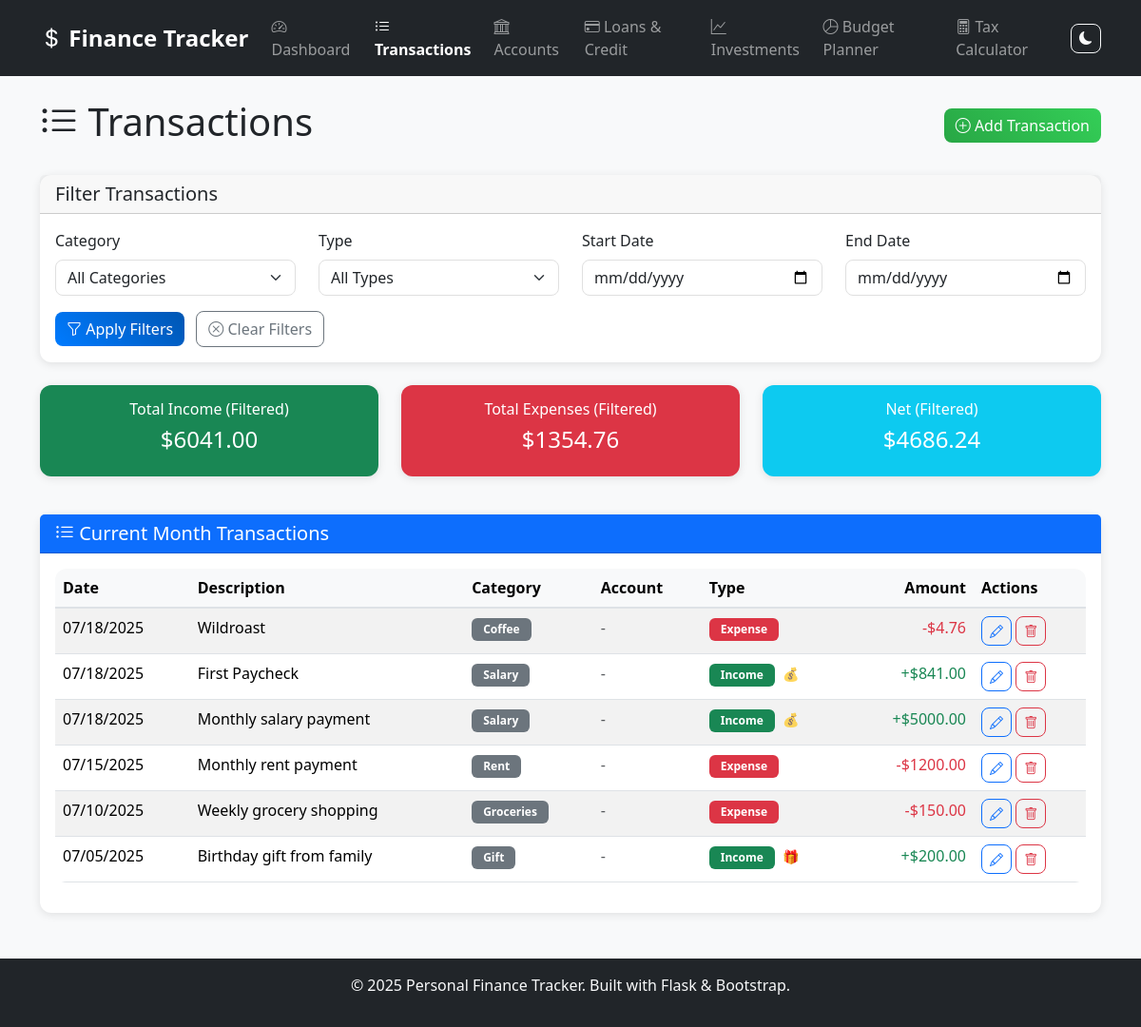
Page /transactions on the committed database.
### models/transaction.py (models this page shows, shortened)
class Transaction(db.Model):
    id = db.Column(db.Integer, primary_key=True)
    amount = db.Column(db.Float, nullable=False)
    date = db.Column(db.Date, nullable=False, default=datetime.utcnow().date())
    category = db.Column(db.String(100), nullable=False)
    description = db.Column(db.Text)
    transaction_type = db.Column(db.String(20), nullable=False)  # 'income' or 'expense'
    is_taxable = db.Column(db.Boolean, nullable=False, default=True)  # Whether income is taxable (gifts, refunds, etc. are not)
    account_id = db.Column(db.Integer, db.ForeignKey('account.id'), nullable=True)  # Made nullable for existing data
    created_at = db.Column(db.DateTime, default=datetime.utcnow)

### app.py (the view, shortened to what this page needs)
@app.route('/transactions')
def transactions():
    category_filter = request.args.get('category', '')
    type_filter = request.args.get('type', '')
    start_date = request.args.get('start_date', '')
    end_date = request.args.get('end_date', '')
    from datetime import datetime, timedelta
    from sqlalchemy import extract, func
    today = datetime.now()
    current_month_start = today.replace(day=1).date()
    next_month = (today.replace(day=1) + timedelta(days=32)).replace(day=1)
    current_month_end = (next_month - timedelta(days=1)).date()
    if start_date or end_date:
        recent_query = Transaction.query
        if start_date:
            filter_start = datetime.strptime(start_date, '%Y-%m-%d').date()
            recent_query = recent_query.filter(Transaction.date >= filter_start)
        if end_date:
            filter_end = datetime.strptime(end_date, '%Y-%m-%d').date()
            recent_query = recent_query.filter(Transaction.date <= filter_end)
        if not start_date and end_date:
            pass
        elif start_date and not end_date:
            pass
    else:
        recent_query = Transaction.query.filter(
            Transaction.date >= current_month_start,
            Transaction.date <= current_month_end
        )
    if category_filter:
        recent_query = recent_query.filter(Transaction.category.ilike(f'%{category_filter}%'))
    if type_filter:
        recent_query = recent_query.filter(Transaction.transaction_type == type_filter)
    recent_transactions = recent_query.order_by(Transaction.date.desc()).all()
    past_transactions_by_month = []
    selected_year = request.args.get('year', type=int)
    selected_month = request.args.get('month', type=int)
    selected_transactions = []
    categories = db.session.query(Transaction.category).distinct().all()
    categories = [cat[0] for cat in categories if cat[0]]
    accounts = Account.query.filter_by(is_active=True).order_by(Account.name).all()
    month_names = [
        'January', 'February', 'March', 'April', 'May', 'June',
        'July', 'August', 'September', 'October', 'November', 'December'
    ]
    return render_template('transactions.html',
                         transactions=recent_transactions,  # Current month recent transactions
                         past_transactions_by_month=past_transactions_by_month,
                         selected_transactions=selected_transactions,
                         selected_year=selected_year,
                         selected_month=selected_month,
                         month_names=month_names,
                         categories=categories,
                         accounts=accounts,
                         current_filters={
                             'category': category_filter,
                             'type': type_filter,
                             'start_date': start_date,
                             'end_date': end_date
                         },
                         date=date)

### templates/transactions.html (shortened to what this page needs)
{% extends "base.html" %}
{% block content %}
<div class="row">
    <div class="col-12">
        <div class="d-flex justify-content-between align-items-center mb-4">
            <h1><i class="bi bi-list-ul"></i> Transactions</h1>
            <button class="btn btn-success" data-bs-toggle="modal" data-bs-target="#addTransactionModal">
                <i class="bi bi-plus-circle"></i> Add Transaction
            </button>
        </div>
    </div>
</div>
<div class="row mb-4">
    <div class="col-12">
        <div class="card">
            <div class="card-header">
                <h5 class="card-title mb-0">Filter Transactions</h5>
            </div>
            <div class="card-body">
                <form method="GET" action="{{ url_for('transactions') }}">
                    <div class="row">
                        <div class="col-md-3 mb-3">
                            <label class="form-label">Category</label>
                            <select class="form-select" name="category">
                                <option value="">All Categories</option>
                            </select>
                        </div>
                        <div class="col-md-3 mb-3">
                            <label class="form-label">Type</label>
                            <select class="form-select" name="type">
                                <option value="">All Types</option>
                            </select>
                        </div>
                        <div class="col-md-3 mb-3">
                            <label class="form-label">Start Date</label>
                            <input type="date" class="form-control" name="start_date" value="{{ current_filters.start_date }}">
                        </div>
                        <div class="col-md-3 mb-3">
                            <label class="form-label">End Date</label>
                            <input type="date" class="form-control" name="end_date" value="{{ current_filters.end_date }}">
                        </div>
                    </div>
                    <div class="row">
                        <div class="col-12">
                            <button type="submit" class="btn btn-primary me-2">
                                <i class="bi bi-funnel"></i> Apply Filters
                            </button>
                            <a href="{{ url_for('transactions') }}" class="btn btn-outline-secondary">
                                <i class="bi bi-x-circle"></i> Clear Filters
                            </a>
                        </div>
                    </div>
                </form>
            </div>
        </div>
    </div>
</div>
{% if transactions %}
<div class="row mb-4">
    <div class="col-md-4 mb-3">
        <div class="card bg-success text-white">
            <div class="card-body text-center">
                <h6>Total Income (Filtered)</h6>
                <h4>${{ "%.2f"|format(transactions|selectattr('transaction_type', 'equalto', 'income')|map(attribute='amount')|sum) }}</h4>
            </div>
        </div>
    </div>
    <div class="col-md-4 mb-3">
        <div class="card bg-danger text-white">
            <div class="card-body text-center">
                <h6>Total Expenses (Filtered)</h6>
                <h4>${{ "%.2f"|format(transactions|selectattr('transaction_type', 'equalto', 'expense')|map(attribute='amount')|sum) }}</h4>
            </div>
        </div>
    </div>
    <div class="col-md-4 mb-3">
        <div class="card bg-info text-white">
            <div class="card-body text-center">
                <h6>Net (Filtered)</h6>
                <h4>${{ "%.2f"|format(transactions|selectattr('transaction_type', 'equalto', 'income')|map(attribute='amount')|sum - transactions|selectattr('transaction_type', 'equalto', 'expense')|map(attribute='amount')|sum) }}</h4>
            </div>
        </div>
    </div>
</div>
{% endif %}
<div class="row">
    <div class="col-12">
        <div class="card">
            <div class="card-header bg-primary text-white">
                <h5 class="card-title mb-0">
                    <i class="bi bi-list-ul"></i>
                    {% if current_filters.start_date or current_filters.end_date or current_filters.category or current_filters.type %}
                        Filtered Transactions
                        {% if current_filters.start_date and current_filters.end_date %}
                            ({{ current_filters.start_date }} to {{ current_filters.end_date }})
                        {% elif current_filters.start_date %}
                            (From {{ current_filters.start_date }})
                        {% elif current_filters.end_date %}
                            (Up to {{ current_filters.end_date }})
                        {% endif %}
                    {% else %}
                        Current Month Transactions
                    {% endif %}
                </h5>
            </div>
            <div class="card-body">
                {% if transactions %}
                    <div class="table-responsive">
                        <table class="table table-striped table-hover">
                            <thead>
                                <tr>
                                    <th>Date</th>
                                    <th>Description</th>
                                    <th>Category</th>
                                    <th>Account</th>
                                    <th>Type</th>
                                    <th class="text-end">Amount</th>
                                    <th>Actions</th>
                                </tr>
                            </thead>
                            <tbody>
                                {% for transaction in transactions %}
                                <tr>
                                    <td>{{ transaction.date.strftime('%m/%d/%Y') }}</td>
                                    <td>{{ transaction.description or '-' }}</td>
                                    <td><span class="badge bg-secondary">{{ transaction.category }}</span></td>
                                    <td>
                                        {% if transaction.account %}
                                            <span class="badge bg-info">{{ transaction.account.name }}</span>
                                        {% else %}
                                            <span class="text-muted">-</span>
                                        {% endif %}
                                    </td>
                                    <td>
                                        <span class="badge {% if transaction.transaction_type == 'income' %}bg-success{% else %}bg-danger{% endif %}">
                                            {{ transaction.transaction_type.title() }}
                                        </span>
                                        {% if transaction.transaction_type == 'income' %}
                                            {% if transaction.is_taxable %}
                                                <small class="text-muted ms-1" title="Taxable income">💰</small>
                                            {% else %}
                                                <small class="text-warning ms-1" title="Non-taxable income (gift, refund, etc.)">🎁</small>
                                            {% endif %}
                                        {% endif %}
                                    </td>
                                    <td class="text-end {% if transaction.transaction_type == 'income' %}text-success{% else %}text-danger{% endif %}">
                                        {% if transaction.transaction_type == 'income' %}+{% else %}-{% endif %}${{ "%.2f"|format(transaction.amount) }}
                                    </td>
                                    <td>
                                        <button class="btn btn-sm btn-outline-primary" data-transaction-id="{{ transaction.id }}" onclick="editTransaction(this.dataset.transactionId)">
                                            <i class="bi bi-pencil"></i>
                                        </button>
                                        <button class="btn btn-sm btn-outline-danger" data-transaction-id="{{ transaction.id }}" onclick="deleteTransaction(this.dataset.transactionId)">
                                            <i class="bi bi-trash"></i>
                                        </button>
                                    </td>
                                </tr>
                                {% endfor %}
                            </tbody>
                        </table>
                    </div>
                {% endif %}
            </div>
        </div>
    </div>
</div>
{% endblock %}

### static/css/style.css (style rules this page uses)
:root { --primary-color: #007bff; --success-color: #28a745; --danger-color: #dc3545; --warning-color: #ffc107; --info-color: #17a2b8; --light-color: #f8f9fa; --dark-color: #343a40; }
body { font-family: 'Segoe UI', Tahoma, Geneva, Verdana, sans-serif; background-color: var(--light-color); transition: background-color 0.3s ease; }
.card { border: none; border-radius: 12px; box-shadow: 0 2px 10px rgba(0, 0, 0, 0.1); transition: transform 0.2s ease, box-shadow 0.2s ease; }
.badge { font-size: 0.75rem; padding: 0.375rem 0.75rem; border-radius: 6px; }
.form-control, .form-select { border-radius: 8px; border: 1px solid #e0e0e0; transition: border-color 0.3s ease, box-shadow 0.3s ease; }
.btn { border-radius: 8px; font-weight: 500; transition: all 0.3s ease; }
.btn-success { background: linear-gradient(45deg, #28a745, #34ce57); border: none; }
.btn-primary { background: linear-gradient(45deg, #007bff, #0056b3); border: none; }
.table { border-radius: 12px; overflow: hidden; }
.table thead th { border-bottom: 2px solid #dee2e6; font-weight: 600; background-color: var(--light-color); }

### rows in the picture
Transaction: amount "4.76"
Transaction: amount "841.00"
Transaction: amount "5000.00"
Transaction: amount "1200.00"
Transaction: amount "150.00"
Transaction: amount "200.00"
